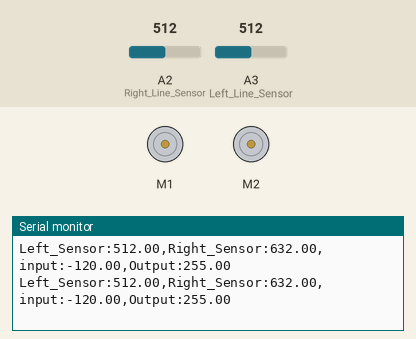
This sketch was run on a simulated Arduino Uno, built with avr-gcc and run on an emulated ATmega328P. Shown: 2 × DC motor (green arrow = forward, orange = backward, longer = faster), the last lines printed to the serial monitor. Inputs (shaded band) come from the test bench; at power-on: A3 (Left_Line_Sensor) = 512, A2 (Right_Line_Sensor) = 512.

Above: at 1.2 s.
1.3 s: A3 (Left_Line_Sensor) set to 522
At 1.48 s:
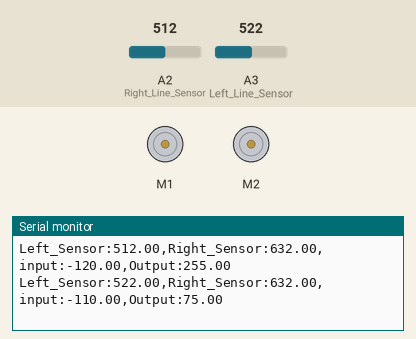
4.3 s: A2 (Right_Line_Sensor) set to 340
At 4.31 s:
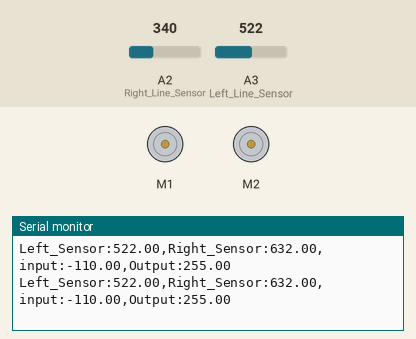
7.3 s: A2 (Right_Line_Sensor) set to 511
At 7.46 s:
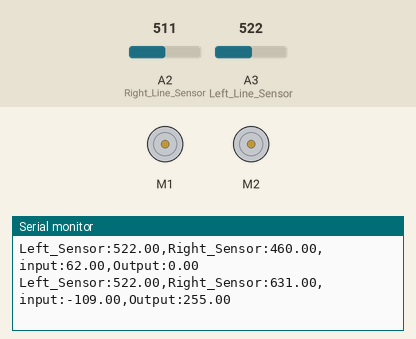
10.3 s: A3 (Left_Line_Sensor) set to 900
At 10.36 s:
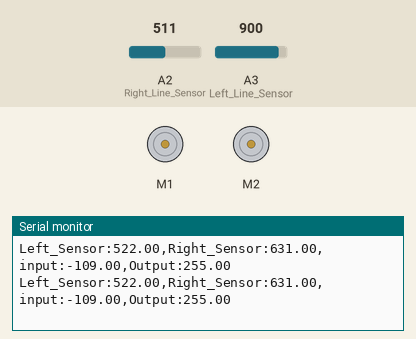
Timing chart, 0 to 13.3 s (numbered marks = the images above; inputs shaded):
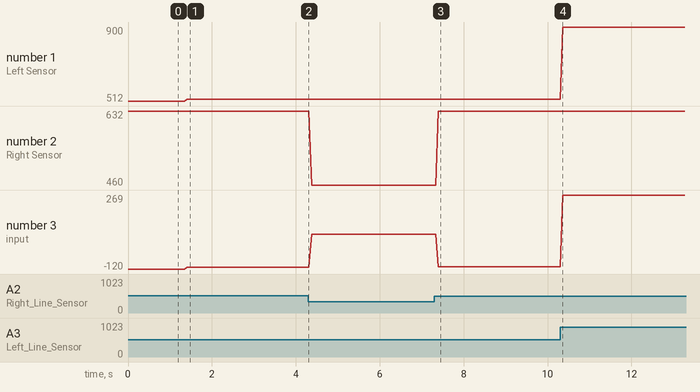

The sketch:

PID_testing.ino
```cpp
#include <PID_AutoTune_v0.h>
#include <Adafruit_MotorShield.h>
#include <PID_v1.h>

double Setpoint, Input, Output;
double Kp=2, Ki=5, Kd=1;
PID myPIDController(&Input, &Output, &Setpoint, Kp, Ki, Kd, DIRECT);
PID_ATune PIDTuner (&Input, &Output);

const int Left_Line_Sensor = A3; //LEFT
const int Right_Line_Sensor = A2; //RIGHT
const int slow = 80;
const int fast = 220;
float Line_Left;
float Line_Right;
float Line_sensoroffset = 120;
float threshold = 350.0; // edit this
// Create the motor shield object with the default I2C address
Adafruit_MotorShield AFMS = Adafruit_MotorShield();
Adafruit_DCMotor *Left_Motor = AFMS.getMotor(1);
Adafruit_DCMotor *Right_Motor = AFMS.getMotor(2);

void setup() {
  // put your setup code here, to run once:
  Serial.begin(9600);
  while(!AFMS.begin()){
        Serial.println("Could not find Motor Shield. Check wiring.");
  }
  Left_Motor->run(FORWARD);
  Right_Motor->run(FORWARD);
  Setpoint = 0;
  myPIDController.SetMode(AUTOMATIC);
  myPIDController.SetSampleTime(25);
}

void loop() {

  //READ SENSORS
  Line_Left = analogRead(Left_Line_Sensor);
  Line_Right = analogRead(Right_Line_Sensor) + Line_sensoroffset;
  Input = Line_Left - Line_Right;
  myPIDController.Compute();
  Serial.print("Left_Sensor:");
  Serial.print(Line_Left);
  Serial.print(",");
  Serial.print("Right_Sensor:");
  Serial.print(Line_Right);
  Serial.print(",");
  Serial.print("input:");
  Serial.print(Input);
  Serial.print(",");
  Serial.print("Output:");
  Serial.println(Output);
}
```

Measured:
- after the input at 1.3 s, the serial monitor: prints a new line after 0.12 s (image 1)
- after the input at 7.3 s, the serial monitor: prints a new line after 0.10 s (image 3)
- plotted number 1: 512 → 522 after the input at 1.3 s, 522 → 900 after the input at 10.3 s
- plotted number 2: 632 → 460 after the input at 4.3 s, 460 → 631 after the input at 7.3 s
- plotted number 3: -120 → -110 after the input at 1.3 s, -110 → 62 after the input at 4.3 s, 62 → -109 after the input at 7.3 s, -109 → 269 after the input at 10.3 s
